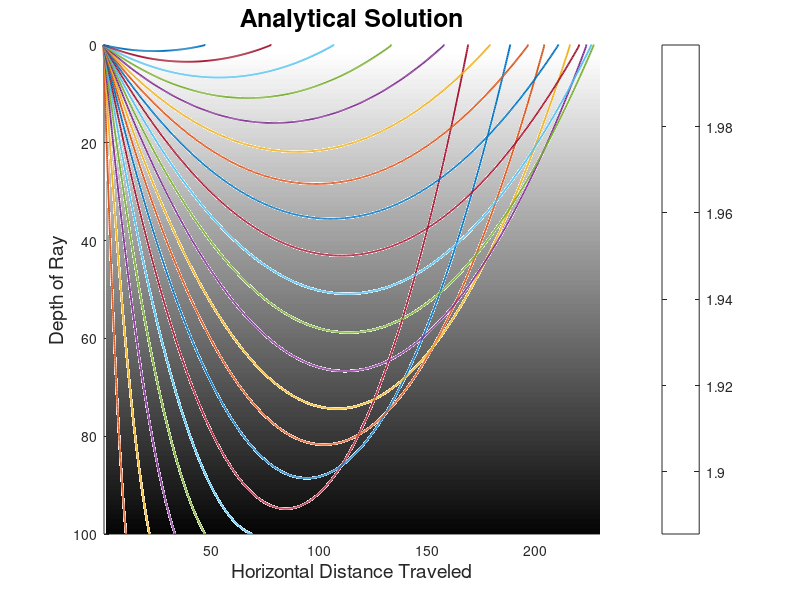

The MATLAB script that drew this image: (Note: this script raises an error after producing the figure.)
%%%%%% Code to Generate Nice Looking Plots %%%%%%

clear
close all

%%%%%%%% Create Velocity and Slowness Models %%%%%%%%

v0 = 0.5;
vf = 5;
dv = .005; 
nv = floor((vf - v0)/dv);

s0_2 = 1/v0^2;
sf_2 = 1/vf^2;

gradSlo2 = (sf_2 - s0_2) / nv;

nx = nv; 
nz = nv;
vals = [1:nv];

%%%%%%%% Structs for Evaluating the Difference Between Solutions %%%%%%%%
allPosVec = struct('x_Pos',vals,'z_Pos',vals);
allPltVec = struct('x_Plt',vals,'z_Plt',vals);

%%%%%%%% Euler's Method Implementation %%%%%%%%%

t0 = 0; 
tf = 430;
nt = nv; 
dt = (tf-t0)/nt;

xPos0 = 0; 
zPos0 = 0; 

xPos = vals;
zPos = vals;
xDir = vals;
zDir = vals;
tVec = vals;

xPos(1) = xPos0;
zPos(1) = zPos0;

a0 = 0;
af = 90;
da = 4; 
na = floor((af - a0)/da);

gVx = 0;
gVz = gradSlo2; 

hold on 
for a=1:na+1
    alpha = a0 + (a-1)*da;
    xDir0 = sind(alpha); 
    zDir0 = cosd(alpha); 
    xDir(1) = xDir0; 
    zDir(1) = zDir0; 

    for ix=1:nx-1
        xPos(ix+1) = xPos(ix) + xDir(ix)*dt;
        xDir(ix+1) = xDir(ix) + gVx*dt; 
    end
    for ix=1:nx-1
        zPos(ix+1) = zPos(ix) + zDir(ix)*dt;
        zDir(ix+1) = zDir(ix) + gVz*dt; 
        if zPos(ix+1) < 0
            zPos(ix+1) = -1; 
        end
        if zPos(ix+1) > 100
            zPos(ix+1:nx) = 101;
            break
        end
    end
    allPosVec(a).x_Pos = xPos; 
    allPosVec(a).z_Pos = zPos; 
end

%%%%%%%%%%% Analytical Solution %%%%%%%%%%%%%%

for it=1:nt               % fill tVec with times
    tVec(it) = t0 + (it-1) * dt;
end

xPlt = [1:nx];
zPlt = [1:nz];

hold on 
for a=1:na+1
    alpha = a0 + (a-1)*da;
    xDir0 = sind(alpha); 
    zDir0 = cosd(alpha); 

    for it=1:nt
        t = tVec(it);
        xPos_ = xPos0 + xDir0*t + gVx * t*t * 0.5;
        xPlt(it) = xPos_; 
    end
    for it=1:nt
        t = tVec(it); 
        zPos_ = zPos0 + zDir0*t + gVz * t*t * 0.5; 
        if zPos_ < 0
            zPos_ = -1;
        end
        if zPos_ > 100
            zPlt(it:nt) = 101;
            break
        else
            zPlt(it) = zPos_;
        end 
    end
    allPltVec(a).x_Plt = xPlt; 
    allPltVec(a).z_Plt = zPlt; 
end


%%%%%% Plot Velocity Colormap in the Background %%%%%%%%
maxx=0; 
maxz=0;
for ia=1:na
    tempx=max(allPltVec(ia).x_Plt); 
    tempz=max(allPltVec(ia).z_Plt); 
    if tempx > maxx
        maxx=tempx; 
    end
    if tempz > maxz
        maxz=tempz; 
    end
end

scalex=floor(maxx)+1;
scalez=floor(maxz)+1;
map=colormap(gray((maxx+1)*(maxz+1))); 
slo2 = [1:maxz];

for is=1:maxz
    slo2(is) = s0_2 + is*gradSlo2; 
end

slo = sqrt(slo2); 
vel=1./slo; 

slo_=repmat(slo,nv,1);
t_slo=transpose(slo_);

for ia=1:na
    plot(allPltVec(ia).x_Plt,allPltVec(ia).z_Plt,'LineWidth',1.35)
end
title('Analytical Solution','fontsize',18)
ylabel('Depth of Ray','fontsize',14)
xlabel('Horizontal Distance Traveled','fontsize',14)
axis([.25,230,0,maxz-1])
b=surf(t_slo,'EdgeColor','none');
hold on 
z=get(b,'Zdata');
set(b,'Zdata',z-10);
set(gca,'YDir','reverse');
c = colorbar;
c.Label.String= 'Slowness'
c.FontSize=12
hold off

figure;
hold on 
map=colormap(gray((maxx+1)*(maxz+1))); 
for ia=1:na
    plot(allPosVec(ia).x_Pos,allPosVec(ia).z_Pos,'LineWidth',1.35)
end
title('Euler''s Method Numerical Solution','fontsize',18)
ylabel('Depth of Ray','fontsize',14)
xlabel('Horizontal Distance Traveled','fontsize',14)
axis([.25,230,0,maxz-1])
b=surf(t_slo,'EdgeColor','none');
z=get(b,'Zdata');
set(b,'Zdata',z-10);
set(gca,'YDir','reverse');
c = colorbar;
c.Label.String= 'Slowness'
c.FontSize=12
hold off


